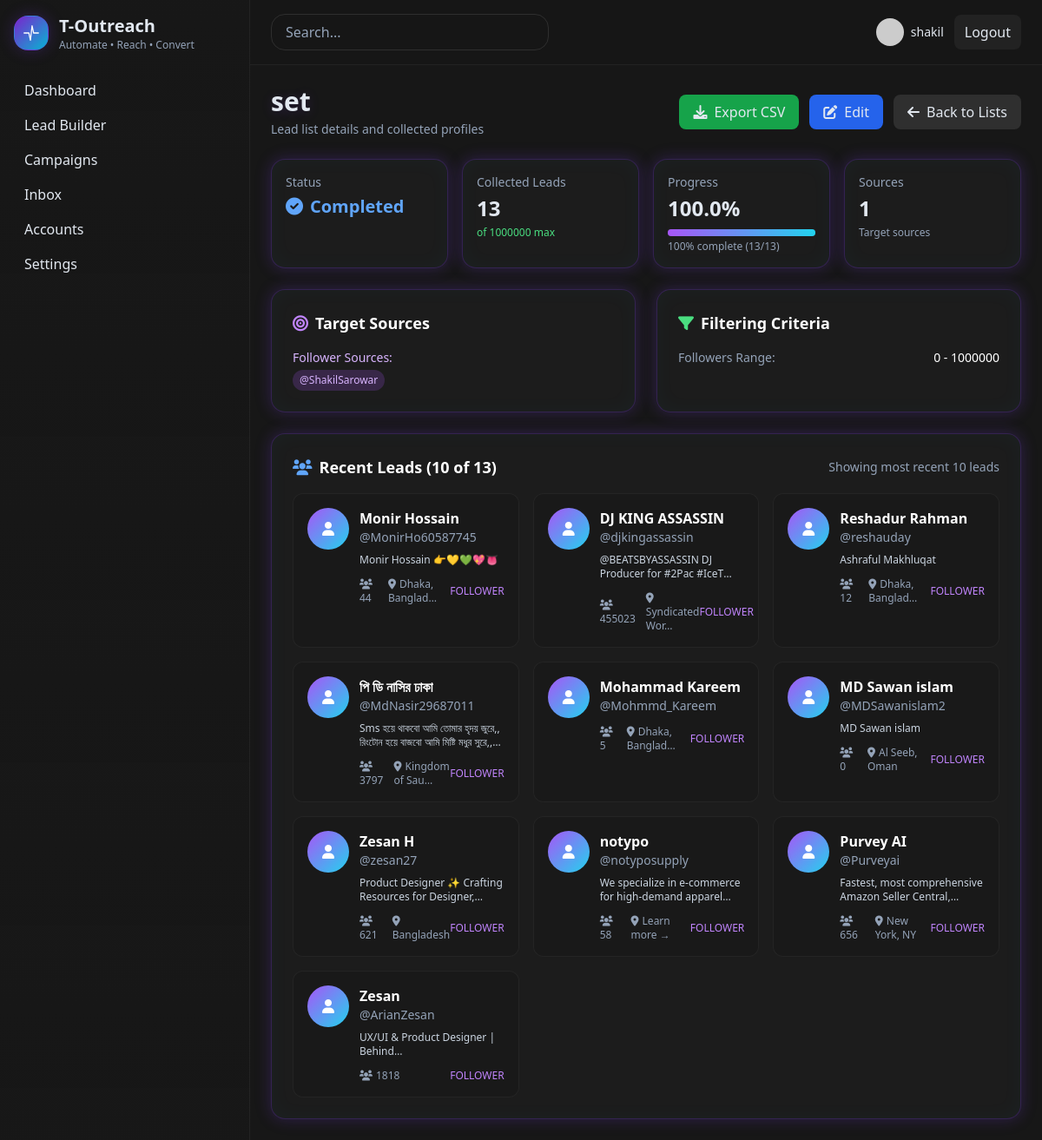
Screenshot of /lead-builder/5/ (signed in) with the database file from the repository.
### main/models.py (models this page shows, shortened)
class LeadList(models.Model):
    STATUS_CHOICES = [
        ('PENDING', 'Pending'),
        ('COLLECTING', 'Collecting'),
        ('COMPLETED', 'Completed'),
        ('PAUSED', 'Paused'),
        ('ERROR', 'Error'),
    ]
    user = models.ForeignKey(User, on_delete=models.CASCADE, related_name='lead_lists')
    name = models.CharField(max_length=200)
    description = models.TextField(blank=True, null=True)
    target_usernames = models.JSONField(default=list, help_text="List of Twitter usernames to target followers")
    target_post_urls = models.JSONField(default=list, help_text="List of Twitter post URLs to target commenters")
    min_followers = models.IntegerField(default=0)
    max_followers = models.IntegerField(default=1000000)
    locations = models.JSONField(default=list, blank=True, help_text="List of target locations")
    bio_keywords = models.JSONField(default=list, blank=True, help_text="Keywords to match in bio")
    exclude_keywords = models.JSONField(default=list, blank=True, help_text="Keywords to exclude from bio")
    status = models.CharField(max_length=10, choices=STATUS_CHOICES, default='PENDING')
    total_collected = models.IntegerField(default=0)
    max_leads = models.IntegerField(default=1000000)  # Hard limit of 1M
    estimated_total_leads = models.IntegerField(default=0, help_text="Estimated total leads available based on followers found")
    last_processed_at = models.DateTimeField(blank=True, null=True)
    current_batch_user = models.CharField(max_length=100, blank=True, null=True)
    current_batch_offset = models.IntegerField(default=0)
    error_message = models.TextField(blank=True, null=True)
    pagination_state = models.JSONField(
        default=dict,
        help_text="Stores pagination state for each target (usernames, post URLs)"
    )
    created_at = models.DateTimeField(auto_now_add=True)
    updated_at = models.DateTimeField(auto_now=True)
    def can_collect_more(self):
        return self.total_collected < self.max_leads and self.status in ['PENDING', 'COLLECTING']
    def get_progress_percentage(self):
        if self.estimated_total_leads == 0:
            return 0
        return min(100, int((self.total_collected / self.estimated_total_leads) * 100))
    def get_progress_display(self):
        if self.estimated_total_leads == 0:
            return f"{self.total_collected} leads collected"
        percentage = self.get_progress_percentage()
        return f"{percentage}% complete ({self.total_collected}/{self.estimated_total_leads})"
    def get_total_sources_count(self):
        return len(self.target_usernames or []) + len(self.target_post_urls or [])

class Lead(models.Model):
    lead_list = models.ForeignKey(LeadList, on_delete=models.CASCADE, related_name='leads')
    username = models.CharField(max_length=100)
    display_name = models.CharField(max_length=200, blank=True, null=True)
    bio = models.TextField(blank=True, null=True)
    location = models.CharField(max_length=200, blank=True, null=True)
    followers_count = models.IntegerField(default=0)
    following_count = models.IntegerField(default=0)
    tweet_count = models.IntegerField(default=0)
    profile_image_url = models.URLField(blank=True, null=True)
    verified = models.BooleanField(default=False)
    source_type = models.CharField(max_length=20, choices=[
        ('FOLLOWER', 'Follower'),
        ('COMMENTER', 'Commenter'),
    ])
    source_reference = models.CharField(max_length=200)  # Username or post URL
    created_at = models.DateTimeField(auto_now_add=True)
    updated_at = models.DateTimeField(auto_now=True)
    class Meta:
        unique_together = ['lead_list', 'username']
        indexes = [
            models.Index(fields=['lead_list', 'username'], name='lead_list_username_idx'),
            models.Index(fields=['lead_list', 'created_at'], name='lead_list_created_idx'),
        ]

### main/views.py (the view)
# urls.py: path('lead-builder/<int:lead_list_id>/', views.lead_builder_detail, name='lead_builder_detail'),
@login_required
def lead_builder_detail(request, lead_list_id):
    lead_list = get_object_or_404(LeadList, id=lead_list_id, user=request.user)
    leads = Lead.objects.filter(lead_list=lead_list).order_by('-created_at')[:10]
    progress_percentage = lead_list.get_progress_percentage()
    progress_display = lead_list.get_progress_display()
    context = {
        'lead_list': lead_list,
        'leads': leads,
        'progress_percentage': progress_percentage,
        'progress_display': progress_display,
        'can_collect_more': lead_list.can_collect_more(),
        'total_sources': lead_list.get_total_sources_count()
    }
    return render(request, 'dashboard/lead_builder/detail.html', context)

### templates/dashboard/lead_builder/detail.html (shortened to what this page needs)
{% extends "dashboard/base.html" %}
{% block content %}
<div class="p-6">
    <div class="flex items-center justify-between mb-6">
        <div>
            <h1 class="text-3xl font-bold glow-text">{{ lead_list.name }}</h1>
            <div class="text-sm text-slate-400 mt-1">
                {% if lead_list.description %}{{ lead_list.description }}{% else %}Lead list details and collected profiles{% endif %}
            </div>
        </div>
        <div class="flex items-center gap-3">
            <a href="{% url 'lead_export' lead_list.id %}" class="px-4 py-2 rounded-lg bg-green-600 hover:bg-green-700 transition-colors">
                <i class="fas fa-download mr-2"></i>Export CSV
            </a>
            <a href="{% url 'lead_builder_edit' lead_list.id %}" class="px-4 py-2 rounded-lg bg-blue-600 hover:bg-blue-700 transition-colors">
                <i class="fas fa-edit mr-2"></i>Edit
            </a>
            <a href="{% url 'lead_builder_list' %}" class="px-4 py-2 rounded-lg bg-white/10 hover:bg-white/20 transition-colors">
                <i class="fas fa-arrow-left mr-2"></i>Back to Lists
            </a>
        </div>
    </div>
    <div class="grid grid-cols-1 md:grid-cols-4 gap-4 mb-6">
        <div class="p-4 rounded-2xl neon-border bg-neutral-800/40">
            <div class="text-sm text-slate-400">Status</div>
            <div class="text-xl font-semibold mt-1 flex items-center">
                {% if lead_list.status == 'COLLECTING' %}
                    <span class="text-green-400"><i class="fas fa-sync fa-spin mr-2"></i>Collecting</span>
                {% elif lead_list.status == 'COMPLETED' %}
                    <span class="text-blue-400"><i class="fas fa-check-circle mr-2"></i>Completed</span>
                {% elif lead_list.status == 'PAUSED' %}
                    <span class="text-yellow-400"><i class="fas fa-pause-circle mr-2"></i>Paused</span>
                {% elif lead_list.status == 'ERROR' %}
                    <span class="text-red-400"><i class="fas fa-exclamation-circle mr-2"></i>Error</span>
                {% else %}
                    <span class="text-gray-400"><i class="fas fa-clock mr-2"></i>Pending</span>
                {% endif %}
            </div>
        </div>
        <div class="p-4 rounded-2xl neon-border bg-neutral-800/40">
            <div class="text-sm text-slate-400">Collected Leads</div>
            <div class="text-2xl font-semibold mt-1">{{ lead_list.total_collected|floatformat:0 }}</div>
            <div class="text-xs text-green-400 mt-1">of {{ lead_list.max_leads|floatformat:0 }} max</div>
        </div>
        <div class="p-4 rounded-2xl neon-border bg-neutral-800/40">
            <div class="text-sm text-slate-400">Progress</div>
            <div class="text-2xl font-semibold mt-1">{{ progress_percentage|floatformat:1 }}%</div>
            <div class="w-full bg-gray-700 rounded-full h-2 mt-2">
                <div class="bg-gradient-to-r from-purple-500 to-cyan-400 h-2 rounded-full transition-all"
                     style="width: {{ progress_percentage }}%"></div>
            </div>
            <div class="text-xs text-slate-400 mt-1">{{ progress_display }}</div>
        </div>
        <div class="p-4 rounded-2xl neon-border bg-neutral-800/40">
            <div class="text-sm text-slate-400">Sources</div>
            <div class="text-2xl font-semibold mt-1">{{ total_sources }}</div>
            <div class="text-xs text-slate-400 mt-1">Target sources</div>
        </div>
    </div>
    <div class="grid grid-cols-1 lg:grid-cols-2 gap-6 mb-6">
        <div class="p-6 rounded-2xl neon-border bg-neutral-800/40">
            <h3 class="text-lg font-semibold mb-4 text-white flex items-center">
                <i class="fas fa-bullseye mr-2 text-purple-400"></i>
                Target Sources
            </h3>
            <div class="space-y-3">
                {% if lead_list.target_usernames %}
                    <div>
                        <div class="text-sm font-medium text-purple-300 mb-1">Follower Sources:</div>
                        <div class="flex flex-wrap gap-2">
                            {% for username in lead_list.target_usernames %}
                                <span class="px-2 py-1 rounded-full bg-purple-500/20 text-purple-300 text-xs">@{{ username }}</span>
                            {% endfor %}
                        </div>
                    </div>
                {% endif %}
            </div>
        </div>
        <div class="p-6 rounded-2xl neon-border bg-neutral-800/40">
            <h3 class="text-lg font-semibold mb-4 text-white flex items-center">
                <i class="fas fa-filter mr-2 text-green-400"></i>
                Filtering Criteria
            </h3>
            <div class="space-y-2 text-sm">
                <div class="flex justify-between">
                    <span class="text-slate-400">Followers Range:</span>
                    <span class="text-white">{{ lead_list.min_followers|floatformat:0 }} - {{ lead_list.max_followers|floatformat:0 }}</span>
                </div>
            </div>
        </div>
    </div>
    <div class="p-6 rounded-2xl neon-border bg-neutral-800/40">
        <div class="flex items-center justify-between mb-4">
            <h3 class="text-lg font-semibold text-white flex items-center">
                <i class="fas fa-users mr-2 text-blue-400"></i>
                Recent Leads ({{ leads|length }} of {{ lead_list.total_collected }})
            </h3>
            {% if lead_list.total_collected > 10 %}
                <div class="text-sm text-slate-400">
                    Showing most recent 10 leads
                </div>
            {% endif %}
        </div>
        {% if leads %}
            <div class="grid grid-cols-1 md:grid-cols-2 lg:grid-cols-3 gap-4">
                {% for lead in leads %}
                <div class="p-4 rounded-xl bg-neutral-900/50 border border-white/5 hover:border-white/10 transition-all">
                    <div class="flex items-start gap-3">
                        {% if lead.profile_image_url %}
                            <img src="{{ lead.profile_image_url }}" class="w-12 h-12 rounded-full" alt="{{ lead.username }}">
                        {% else %}
                            <div class="w-12 h-12 rounded-full bg-gradient-to-br from-purple-500 to-cyan-400 flex items-center justify-center">
                                <i class="fas fa-user text-white"></i>
                            </div>
                        {% endif %}
                        <div class="flex-1 min-w-0">
                            <div class="flex items-center gap-2">
                                <div class="font-semibold text-white truncate">{{ lead.display_name|default:lead.username }}</div>
                            </div>
                            <div class="text-sm text-slate-400">@{{ lead.username }}</div>
                            {% if lead.bio %}
                                <div class="text-xs text-slate-300 mt-2 line-clamp-2">{{ lead.bio|truncatechars:100 }}</div>
                            {% endif %}
                            <div class="flex items-center justify-between mt-3 text-xs text-slate-400">
                                <div class="flex items-center gap-3">
                                    <span><i class="fas fa-users mr-1"></i>{{ lead.followers_count|floatformat:0 }}</span>
                                    {% if lead.location %}
                                        <span><i class="fas fa-map-marker-alt mr-1"></i>{{ lead.location|truncatechars:15 }}</span>
                                    {% endif %}
                                </div>
                                <div class="text-right">
                                    <div class="{% if lead.source_type == 'FOLLOWER' %}text-purple-400{% else %}text-cyan-400{% endif %}">
                                        {{ lead.source_type }}
                                    </div>
                                </div>
                            </div>
                        </div>
                    </div>
                </div>
                {% endfor %}
            </div>
        {% endif %}
    </div>
</div>
<link rel="stylesheet" href="https://cdnjs.cloudflare.com/ajax/libs/font-awesome/6.0.0/css/all.min.css">
{% endblock %}

### templates/dashboard/base.html (shortened to what this page needs)
<!doctype html>
<html lang="en">
<head>
<script src="https://cdn.tailwindcss.com"></script>
</head>
<body class="bg-neutral-900 text-slate-200 antialiased">
<div id="root" class="h-screen flex">
<aside class="w-72 bg-gradient-to-b from-neutral-900/70 to-neutral-900/40 border-r border-white/5 p-4 flex flex-col gap-6">
<div class="flex items-center gap-3">
<div class="w-10 h-10 flex items-center justify-center rounded-2xl bg-gradient-to-br from-purple-700 to-cyan-500 neon-border">
<svg width="22" height="22" viewBox="0 0 24 24" fill="none"><path d="M3 12h6l2 9 2-18 2 9h6" stroke="white" stroke-width="1.4" stroke-linecap="round" stroke-linejoin="round"/></svg>
</div>
<div>
<div class="text-xl font-semibold">T-Outreach</div>
<div class="text-xs text-slate-400">Automate • Reach • Convert</div>
</div>
</div>
<nav class="flex-1">
<a href="{% url 'dashboard' %}" class="block py-2 px-3 rounded-xl hover:bg-white/5">Dashboard</a>
<a href="{% url 'lead_builder_list' %}" class="block py-2 px-3 rounded-xl hover:bg-white/5">Lead Builder</a>
<a href="/campaigns" class="block py-2 px-3 rounded-xl hover:bg-white/5">Campaigns</a>
<a href="/inbox" class="block py-2 px-3 rounded-xl hover:bg-white/5">Inbox</a>
<a href="/accounts" class="block py-2 px-3 rounded-xl hover:bg-white/5">Accounts</a>
<a href="/settings" class="block py-2 px-3 rounded-xl hover:bg-white/5">Settings</a>
</nav>
</aside>
<div class="flex-1 flex flex-col">
<header class="flex items-center justify-between px-6 py-4 border-b border-white/5 backdrop-blur-sm bg-neutral-900/70">
<div class="flex items-center gap-4">
<input type="text" placeholder="Search..." class="bg-transparent border border-white/10 px-4 py-2 rounded-2xl w-80 placeholder:text-slate-400 focus:outline-none" />
</div>
<div class="flex items-center gap-3">
<div class="flex items-center gap-2">
<img src="https://i.pravatar.cc/32?img=1" class="w-8 h-8 rounded-full"/>
<div class="text-sm">{{ user.first_name }}</div>
</div>
<a href="{% url 'logout' %}" class="px-3 py-2 rounded-lg bg-white/5 hover:bg-white/10 transition-colors">Logout</a>
</div>
</header>
<main class="flex-1 overflow-auto">
{% block content %}{% endblock %}
</main>
</div>
</div>
</body>
</html>

### templates/dashboard/base.html (style rules this page uses)
:root { --neon-start: #7c3aed; --neon-end: #06b6d4; }
.neon-border { box-shadow: 0 0 18px rgba(124,58,237,0.25), inset 0 0 24px rgba(6,182,212,0.04); border: 1px solid rgba(124,58,237,0.25); }
.glow-text { text-shadow: 0 2px 14px rgba(124,58,237,0.18); }

### rows the page displays
LeadList: name "set", total_collected "13", max_leads "1000000", min_followers "0", max_followers "1000000"
Lead: display_name "Monir Hossain", username "MonirHo60587745", bio "Monir Hossain 👉💛💚💖👅", followers_count "44", location "Dhaka, Banglad…", source_type "FOLLOWER"
Lead: display_name "DJ KING ASSASSIN", username "djkingassassin", bio "@BEATSBYASSASSIN DJ Producer for #2Pac…", followers_count "455023", location "Syndicated Wor…", source_type "FOLLOWER"
Lead: display_name "Reshadur Rahman", username "reshauday", bio "Ashraful Makhluqat", followers_count "12", location "Dhaka, Banglad…", source_type "FOLLOWER"
Lead: display_name "পি ডি নাসির ঢাকা", username "MdNasir29687011", bio "Sms হয়ে থাকবো আমি তোমার হৃদয় জুরে,, রিংটোন হয়ে বাজবো আমি মিষ্টি মধুর…", followers_count "3797", location "Kingdom of Sau…", source_type "FOLLOWER"
Lead: display_name "Mohammad Kareem", username "Mohmmd_Kareem", followers_count "5", location "Dhaka, Banglad…", source_type "FOLLOWER"
Lead: display_name "MD Sawan islam", username "MDSawanislam2", bio "MD Sawan islam", followers_count "0", location "Al Seeb, Oman", source_type "FOLLOWER"
Lead: display_name "Zesan H", username "zesan27", bio "Product Designer ✨ Crafting Resources for…", followers_count "621", location "Bangladesh", source_type "FOLLOWER"
Lead: display_name "notypo", username "notyposupply", bio "We specialize in e-commerce for high-demand…", followers_count "58", location "Learn more →", source_type "FOLLOWER"
Lead: display_name "Purvey AI", username "Purveyai", bio "Fastest, most comprehensive Amazon Seller…", followers_count "656", location "New York, NY", source_type "FOLLOWER"
Lead: display_name "Zesan", username "ArianZesan", bio "UX/UI & Product Designer |…", followers_count "1818", source_type "FOLLOWER"

### other values shown
{{ user.first_name }} "shakil"
{{ progress_percentage|floatformat:1 }} "100.0"
{{ progress_display }} "100% complete (13/13)"
{{ total_sources }} "1"
{{ username }} "ShakilSarowar"
{{ leads|length }} "10"
